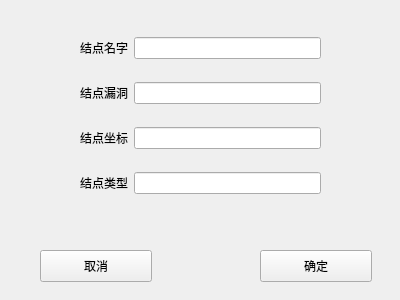
<?xml version="1.0" encoding="UTF-8"?>
<ui version="4.0">
 <class>AddPoint</class>
 <widget class="QWidget" name="AddPoint">
  <property name="geometry">
   <rect>
    <x>0</x>
    <y>0</y>
    <width>400</width>
    <height>300</height>
   </rect>
  </property>
  <property name="windowTitle">
   <string>Form</string>
  </property>
  <widget class="QWidget" name="layoutWidget">
   <property name="geometry">
    <rect>
     <x>80</x>
     <y>20</y>
     <width>241</width>
     <height>191</height>
    </rect>
   </property>
   <layout class="QVBoxLayout" name="verticalLayout">
    <item>
     <layout class="QHBoxLayout" name="horizontalLayout">
      <item>
       <widget class="QLabel" name="label">
        <property name="text">
         <string>结点名字</string>
        </property>
       </widget>
      </item>
      <item>
       <widget class="QLineEdit" name="NameEdit"/>
      </item>
     </layout>
    </item>
    <item>
     <layout class="QHBoxLayout" name="horizontalLayout_2">
      <item>
       <widget class="QLabel" name="label_2">
        <property name="text">
         <string>结点漏洞</string>
        </property>
       </widget>
      </item>
      <item>
       <widget class="QLineEdit" name="vulneListEdit"/>
      </item>
     </layout>
    </item>
    <item>
     <layout class="QHBoxLayout" name="horizontalLayout_3">
      <item>
       <widget class="QLabel" name="label_4">
        <property name="text">
         <string>结点坐标</string>
        </property>
       </widget>
      </item>
      <item>
       <widget class="QLineEdit" name="posEdit"/>
      </item>
     </layout>
    </item>
    <item>
     <layout class="QHBoxLayout" name="horizontalLayout_4">
      <item>
       <widget class="QLabel" name="label_5">
        <property name="text">
         <string>结点类型</string>
        </property>
       </widget>
      </item>
      <item>
       <widget class="QLineEdit" name="catEdit"/>
      </item>
     </layout>
    </item>
   </layout>
  </widget>
  <widget class="QPushButton" name="AcceptButton">
   <property name="geometry">
    <rect>
     <x>260</x>
     <y>250</y>
     <width>112</width>
     <height>32</height>
    </rect>
   </property>
   <property name="text">
    <string>确定</string>
   </property>
  </widget>
  <widget class="QPushButton" name="rejectButton">
   <property name="geometry">
    <rect>
     <x>40</x>
     <y>250</y>
     <width>112</width>
     <height>32</height>
    </rect>
   </property>
   <property name="text">
    <string>取消</string>
   </property>
  </widget>
 </widget>
 <resources/>
 <connections>
  <connection>
   <sender>AcceptButton</sender>
   <signal>clicked()</signal>
   <receiver>AddPoint</receiver>
   <slot>acceptPoint()</slot>
   <hints>
    <hint type="sourcelabel">
     <x>321</x>
     <y>266</y>
    </hint>
    <hint type="destinationlabel">
     <x>345</x>
     <y>178</y>
    </hint>
   </hints>
  </connection>
  <connection>
   <sender>rejectButton</sender>
   <signal>clicked()</signal>
   <receiver>AddPoint</receiver>
   <slot>reject_exit()</slot>
   <hints>
    <hint type="sourcelabel">
     <x>135</x>
     <y>253</y>
    </hint>
    <hint type="destinationlabel">
     <x>195</x>
     <y>253</y>
    </hint>
   </hints>
  </connection>
 </connections>
 <slots>
  <slot>acceptPoint()</slot>
  <slot>reject_exit()</slot>
 </slots>
</ui>
